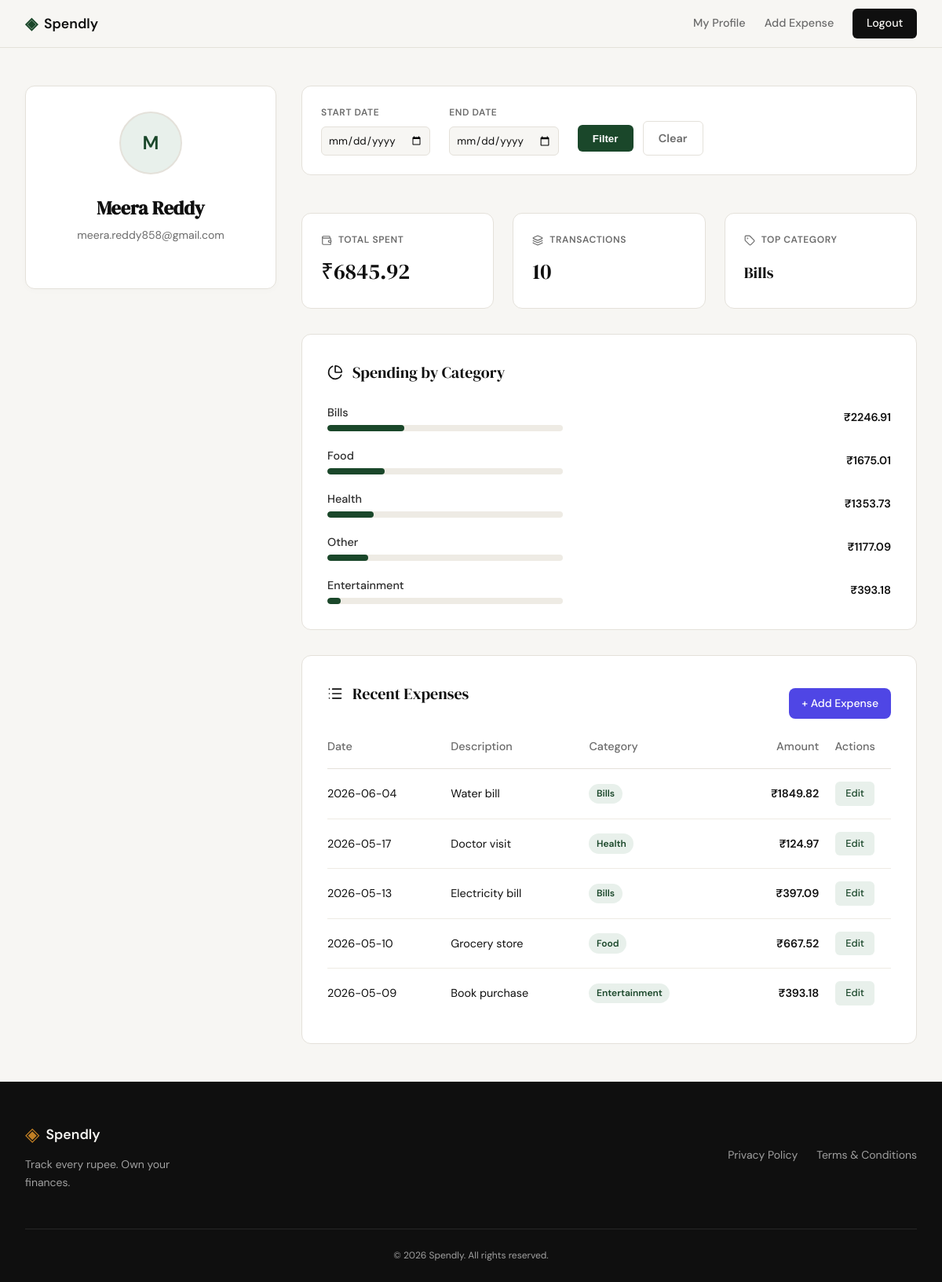
Screenshot of /profile (signed in) with the database file from the repository.
### tables this page shows
CREATE TABLE users (
            id INTEGER PRIMARY KEY AUTOINCREMENT,
            name TEXT NOT NULL,
            email TEXT UNIQUE NOT NULL,
            password_hash TEXT NOT NULL,
            created_at TIMESTAMP DEFAULT CURRENT_TIMESTAMP
        );

CREATE TABLE expenses (
            id INTEGER PRIMARY KEY AUTOINCREMENT,
            user_id INTEGER NOT NULL,
            amount REAL NOT NULL,
            category TEXT NOT NULL CHECK(category IN ('Food', 'Transport', 'Bills', 'Health', 'Entertainment', 'Shopping', 'Other')),
            date DATE NOT NULL,
            description TEXT,
            created_at TIMESTAMP DEFAULT CURRENT_TIMESTAMP,
            FOREIGN KEY (user_id) REFERENCES users (id) ON DELETE CASCADE
        );

### app.py (the view)
@app.route("/profile")
def profile():
    user_id = session.get("user_id")
    if not user_id:
        flash("Please log in to view your profile", "info")
        return redirect(url_for("login"))
    start_date = request.args.get("start_date")
    end_date = request.args.get("end_date")
    user = get_user_by_id(user_id)
    total_spending = get_user_total_spending(user_id, start_date, end_date)
    category_spending = get_user_spending_by_category(user_id, start_date, end_date)
    recent_expenses = get_recent_expenses(user_id, start_date=start_date, end_date=end_date)
    transaction_count = get_user_transaction_count(user_id, start_date, end_date)
    top_category = category_spending[0]['category'] if category_spending else "N/A"
    return render_template(
        "profile.html",
        user=user,
        total_spending=total_spending,
        category_spending=category_spending,
        recent_expenses=recent_expenses,
        transaction_count=transaction_count,
        top_category=top_category,
        start_date=start_date,
        end_date=end_date
    )

### app.py (called while the page is built)
@app.teardown_appcontext
def teardown_db(exception):
    db = getattr(g, 'db', None)
    if db is not None:
        db.close()

### database/db.py (called while the page is built)
def get_db():
    if 'db' not in g:
        db_path = current_app.config.get('DATABASE', 'expense_tracker.db')
        g.db = sqlite3.connect(
            db_path,
            detect_types=sqlite3.PARSE_DECLTYPES
        )
        g.db.row_factory = sqlite3.Row
        g.db.execute('PRAGMA foreign_keys = ON')
    return g.db

def get_user_by_id(user_id):
    db = get_db()
    return db.execute('SELECT * FROM users WHERE id = ?', (user_id,)).fetchone()

def _apply_date_filter(query, params, start_date, end_date):
    if start_date:
        query += ' AND date >= ?'
        params.append(start_date)
    if end_date:
        query += ' AND date <= ?'
        params.append(end_date)
    return query, params

def get_user_total_spending(user_id, start_date=None, end_date=None):
    db = get_db()
    query = 'SELECT SUM(amount) as total FROM expenses WHERE user_id = ?'
    params = [user_id]
    query, params = _apply_date_filter(query, params, start_date, end_date)
    result = db.execute(query, params).fetchone()
    return result['total'] if result and result['total'] is not None else 0.0

def get_user_spending_by_category(user_id, start_date=None, end_date=None):
    db = get_db()
    query = 'SELECT category, SUM(amount) as total FROM expenses WHERE user_id = ?'
    params = [user_id]
    query, params = _apply_date_filter(query, params, start_date, end_date)
    query += ' GROUP BY category ORDER BY total DESC'
    return db.execute(query, params).fetchall()

def get_recent_expenses(user_id, limit=5, start_date=None, end_date=None):
    db = get_db()
    query = 'SELECT * FROM expenses WHERE user_id = ?'
    params = [user_id]
    query, params = _apply_date_filter(query, params, start_date, end_date)
    query += ' ORDER BY date DESC, created_at DESC LIMIT ?'
    params.append(limit)
    return db.execute(query, params).fetchall()

def get_user_transaction_count(user_id, start_date=None, end_date=None):
    db = get_db()
    query = 'SELECT COUNT(*) as count FROM expenses WHERE user_id = ?'
    params = [user_id]
    query, params = _apply_date_filter(query, params, start_date, end_date)
    result = db.execute(query, params).fetchone()
    return result['count'] if result else 0

### templates/profile.html (shortened to what this page needs)
{% extends "base.html" %}
{% block head %}
<link rel="stylesheet" href="{{ url_for('static', filename='css/profile.css') }}">
{% endblock %}
{% block content %}
<div class="profile-container">
    <aside class="profile-sidebar">
        <div class="user-card">
            <div class="avatar-placeholder">
                {{ user.name[0] | upper if user.name else 'U' }}
            </div>
            <h1 class="user-name">{{ user.name }}</h1>
            <p class="user-email">{{ user.email }}</p>
        </div>
    </aside>
    <div class="profile-dashboard">
        <div class="filter-container">
            <form method="GET" action="{{ url_for('profile') }}" class="filter-form">
                <div class="filter-group">
                    <label for="start_date">Start Date</label>
                    <input type="date" id="start_date" name="start_date" value="{{ start_date or '' }}">
                </div>
                <div class="filter-group">
                    <label for="end_date">End Date</label>
                    <input type="date" id="end_date" name="end_date" value="{{ end_date or '' }}">
                </div>
                <div class="filter-actions">
                    <button type="submit" class="btn-filter">Filter</button>
                    <a href="{{ url_for('profile') }}" class="btn-clear">Clear</a>
                </div>
            </form>
        </div>
        <div class="stats-grid">
            <div class="stat-card">
                <div class="stat-label">
                    <i data-lucide="wallet" style="width:14px; height:14px;"></i>
                    Total Spent
                </div>
                <div class="stat-value">₹{{ "%.2f"|format(total_spending) }}</div>
            </div>
            <div class="stat-card">
                <div class="stat-label">
                    <i data-lucide="layers" style="width:14px; height:14px;"></i>
                    Transactions
                </div>
                <div class="stat-value">{{ transaction_count }}</div>
            </div>
            <div class="stat-card">
                <div class="stat-label">
                    <i data-lucide="tag" style="width:14px; height:14px;"></i>
                    Top Category
                </div>
                <div class="stat-value" style="font-size: 1.25rem; margin-top: 0.5rem;">{{ top_category }}</div>
            </div>
        </div>
        <section class="category-section">
            <div class="section-title">
                <i data-lucide="pie-chart" style="width:20px; height:20px;"></i>
                Spending by Category
            </div>
            <div class="category-list">
                {% for cat, amount in category_spending %}
                <div class="category-row">
                    <div class="category-info">
                        <span class="category-name">{{ cat }}</span>
                        <div class="category-bar-container">
                            {% set percentage = (amount / total_spending * 100) if total_spending > 0 else 0 %}
                            <div class="category-bar" style="width: {{ percentage }}%;"></div>
                        </div>
                    </div>
                    <span class="category-amount">₹{{ "%.2f"|format(amount) }}</span>
                </div>
                {% else %}
                <p class="user-email">No spending data available yet.</p>
                {% endfor %}
            </div>
        </section>
        <section class="transactions-section">
            <div class="section-header" style="display: flex; justify-content: space-between; align-items: center; margin-bottom: 1rem;">
                <div class="section-title">
                    <i data-lucide="list" style="width:20px; height:20px;"></i>
                    Recent Expenses
                </div>
                <a href="{{ url_for('add_expense') }}" class="btn-primary" style="text-decoration: none; background: var(--primary-color, #4f46e5); color: white; padding: 0.5rem 1rem; border-radius: 0.5rem; font-size: 0.875rem; font-weight: 500;">+ Add Expense</a>
            </div>
            <div style="overflow-x: auto;">
                <table class="tx-table">
                    <thead>
                        <tr>
                            <th>Date</th>
                            <th>Description</th>
                            <th>Category</th>
                            <th style="text-align: right;">Amount</th>
                            <th style="text-align: center;">Actions</th>
                        </tr>
                    </thead>
                    <tbody>
                        {% for exp in recent_expenses %}
                        <tr>
                            <td>{{ exp.date }}</td>
                            <td>{{ exp.description or 'No description' }}</td>
                            <td><span class="tx-category-badge">{{ exp.category }}</span></td>
                            <td class="tx-amount">₹{{ "%.2f"|format(exp.amount) }}</td>
                            <td style="text-align: center;">
                                <a href="{{ url_for('edit_expense', id=exp.id) }}" class="btn-edit">Edit</a>
                            </td>
                        </tr>
                        {% else %}
                        <tr>
                            <td colspan="5" style="text-align: center; color: var(--ink-muted);">No recent transactions found.</td>
                        </tr>
                        {% endfor %}
                    </tbody>
                </table>
            </div>
        </section>
    </div>
</div>
{% endblock %}

### static/css/style.css (style rules this page uses)
:root { --ink: #0f0f0f; --ink-soft: #2d2d2d; --ink-muted: #6b6b6b; --ink-faint: #a0a0a0; --paper: #f7f6f3; --paper-warm: #f0ede6; --paper-card: #ffffff; --accent: #1a472a; --accent-light: #e8f0eb; --accent-2: #c17f24; --accent-2-light: #fdf3e3; --danger: #c0392b; --danger-light: #fdecea; --border: #e4e1da; --border-soft: #eeebe4; --font-display: 'DM Serif Display', Georgia, serif; --font-body: 'DM Sans', system-ui, sans-serif; --max-width: 1200px; --auth-width: 440px; --radius-sm: 6px; --radius-md: 12px; --radius-lg: 20px; }
*, *::before, *::after { box-sizing: border-box; margin: 0; padding: 0; }
html { font-size: 16px; scroll-behavior: smooth; }
body { background: var(--paper); color: var(--ink); font-family: var(--font-body); font-size: 1rem; line-height: 1.6; -webkit-font-smoothing: antialiased; }
a { color: inherit; text-decoration: none; }
.btn-primary { display: inline-block; background: var(--ink); color: var(--paper); padding: 0.65rem 1.5rem; border-radius: var(--radius-sm); font-family: var(--font-body); font-size: 0.9rem; font-weight: 500; cursor: pointer; border: none; transition: background 0.2s; text-decoration: none; }

### rows the page displays
users: name "M", name "Meera Reddy", email "meera.reddy858@gmail.com"
expenses: category "Entertainment", {{ percentage }} 5.743274826465983 (drawn), amount "393.18", date "2026-05-09", description "Book purchase"
expenses: date "2026-06-04", description "Water bill", category "Bills", amount "1849.82"
expenses: date "2026-05-17", description "Doctor visit", category "Health", amount "124.97"
expenses: date "2026-05-13", description "Electricity bill", category "Bills", amount "397.09"
expenses: date "2026-05-10", description "Grocery store", category "Food", amount "667.52"

### other values shown
{{ "%.2f"|format(total_spending) }} "6845.92"
{{ transaction_count }} "10"
{{ top_category }} "Bills"
{{ cat }} "Bills" "Food" "Health" "Other"
{{ "%.2f"|format(amount) }} "2246.91" "1675.01" "1353.73" "1177.09"
